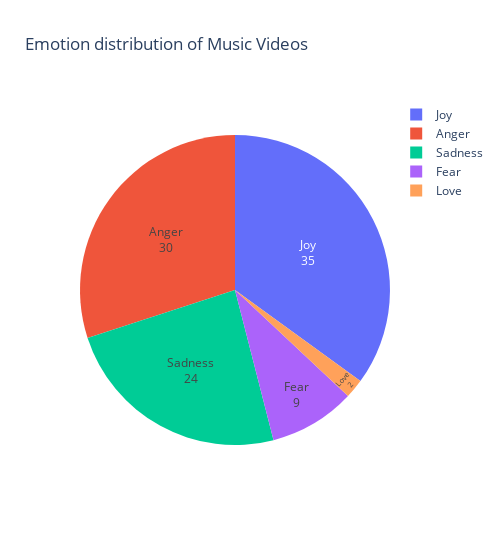

Notebook code cell kept with this figure:
### Code cell
# Plot a pir chart to view the Emotion distribution of the 100 Music Videos
# Create a copy of your DataFrame
df = youtube_mv_transcripts.copy()

# Count the occurrences of each emotion
emotions_distribution = df['emotion'].value_counts().reset_index()
emotions_distribution.columns = ['Emotion', 'Count']

# Sort the DataFrame to make 'Joy' and 'Love' adjacent
emotions_distribution = emotions_distribution.sort_values(by='Emotion', key=lambda col: col != 'Love')

# Plot the pie chart
fig = px.pie(emotions_distribution, names='Emotion', values='Count', title='Emotion distribution of Music Videos')
fig.update_traces(textposition='inside', textinfo='label+value')

# Update the layout with a specific width (in pixels)
fig.update_layout(width=500)  # Adjust this value to make the figure narrower or wider
fig.show()

### Figure 1 — Plotly figure (JSON) as saved in the notebook; plotly's stock layout.template omitted (floating-point values rounded to 4 significant figures)
{"data": [{"domain": {"x": [0, 1], "y": [0, 1]}, "hovertemplate": "Emotion=%{label}<br>Count=%{value}<extra></extra>", "labels": ["Love", "Joy", "Anger", "Sadness", "Fear"], "legendgroup": "", "name": "", "showlegend": true, "textinfo": "label+value", "textposition": "inside", "type": "pie", "values": [2, 35, 30, 24, 9]}], "layout": {"legend": {"tracegroupgap": 0}, "title": {"text": "Emotion distribution of Music Videos"}, "width": 500}}
